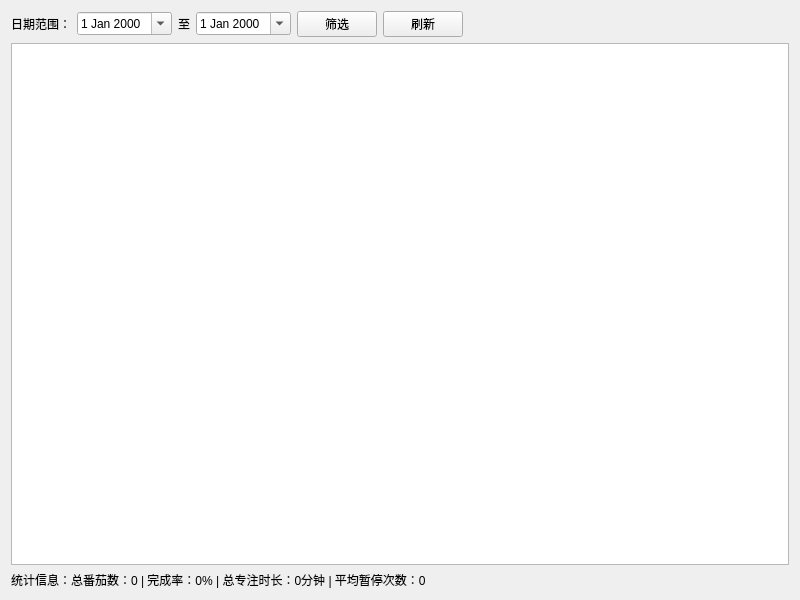
<?xml version="1.0" encoding="UTF-8"?>
<ui version="4.0">
 <class>PomodoroHistoryWidget</class>
 <widget class="QWidget" name="PomodoroHistoryWidget">
  <property name="geometry">
   <rect>
    <x>0</x>
    <y>0</y>
    <width>800</width>
    <height>600</height>
   </rect>
  </property>
  <property name="windowTitle">
   <string>番茄钟历史记录</string>
  </property>
  <layout class="QVBoxLayout" name="verticalLayout">
   <item>
    <layout class="QHBoxLayout" name="horizontalLayout">
     <item>
      <widget class="QLabel" name="label">
       <property name="text">
        <string>日期范围：</string>
       </property>
      </widget>
     </item>
     <item>
      <widget class="QDateEdit" name="startDateEdit">
       <property name="calendarPopup">
        <bool>true</bool>
       </property>
      </widget>
     </item>
     <item>
      <widget class="QLabel" name="label_2">
       <property name="text">
        <string>至</string>
       </property>
      </widget>
     </item>
     <item>
      <widget class="QDateEdit" name="endDateEdit">
       <property name="calendarPopup">
        <bool>true</bool>
       </property>
      </widget>
     </item>
     <item>
      <widget class="QPushButton" name="filterButton">
       <property name="text">
        <string>筛选</string>
       </property>
      </widget>
     </item>
     <item>
      <widget class="QPushButton" name="refreshButton">
       <property name="text">
        <string>刷新</string>
       </property>
      </widget>
     </item>
     <item>
      <spacer name="horizontalSpacer">
       <property name="orientation">
        <enum>Qt::Horizontal</enum>
       </property>
       <property name="sizeHint" stdset="0">
        <size>
         <width>40</width>
         <height>20</height>
        </size>
       </property>
      </spacer>
     </item>
    </layout>
   </item>
   <item>
    <widget class="QTableView" name="historyTable"/>
   </item>
   <item>
    <layout class="QHBoxLayout" name="horizontalLayout_2">
     <item>
      <widget class="QLabel" name="statsLabel">
       <property name="text">
        <string>统计信息：总番茄数：0 | 完成率：0% | 总专注时长：0分钟 | 平均暂停次数：0</string>
       </property>
      </widget>
     </item>
    </layout>
   </item>
  </layout>
 </widget>
 <resources/>
 <connections/>
</ui>
